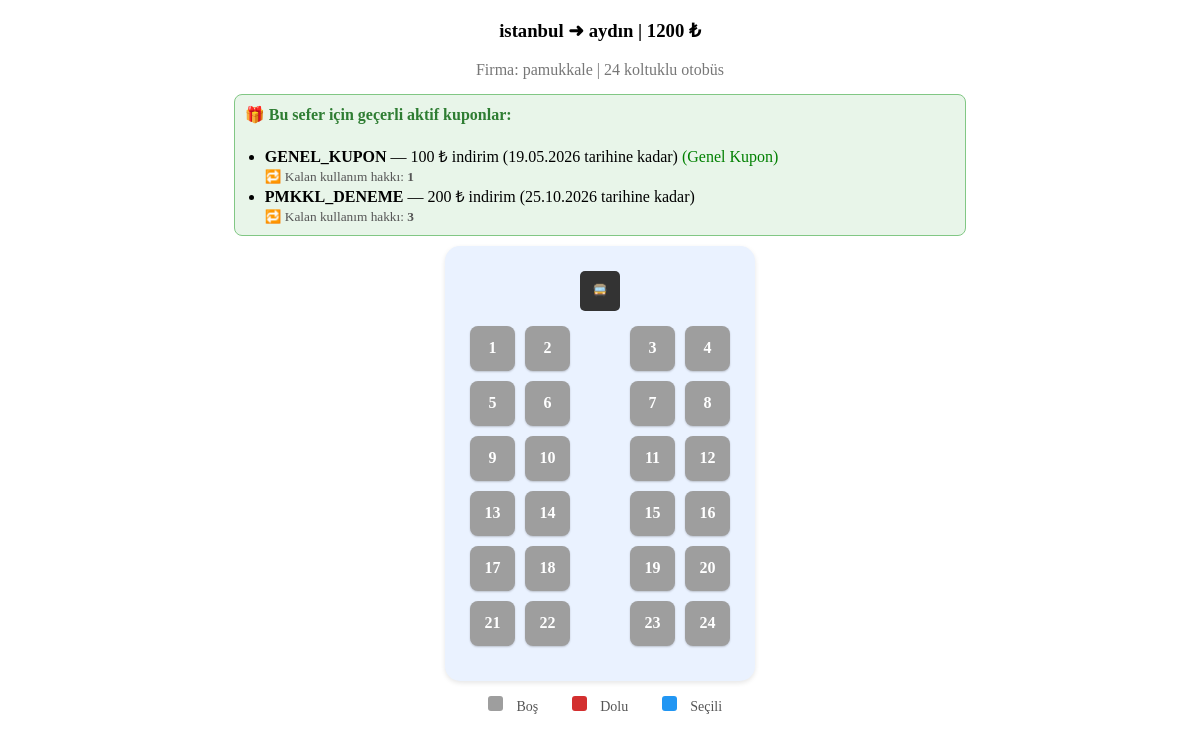
/purchase_partial.php?id=e034532639e7722f2a83bec5d8a98a2e, run on the app's committed database.
### tables this page shows
CREATE TABLE trips (
        id TEXT PRIMARY KEY,         -- UUID
        company_id TEXT NOT NULL,    -- FK
        destination_city TEXT NOT NULL,
        arrival_time TEXT NOT NULL,
        departure_time TEXT NOT NULL,
        departure_city TEXT NOT NULL,
        price INTEGER NOT NULL,
        capacity INTEGER NOT NULL,
        created_at TEXT DEFAULT CURRENT_TIMESTAMP,
        FOREIGN KEY (company_id) REFERENCES bus_companies(id) ON DELETE CASCADE
    );

CREATE TABLE bus_companies (
        id TEXT PRIMARY KEY,        -- UUID
        name TEXT NOT NULL UNIQUE,
        logo_path TEXT,
        created_at TEXT DEFAULT CURRENT_TIMESTAMP
    );

### purchase_partial.php (the view, shortened to what this page needs)
<?php
$db = new PDO('sqlite:' . __DIR__ . '/database/database.sqlite');
$db->setAttribute(PDO::ATTR_ERRMODE, PDO::ERRMODE_EXCEPTION);
$db->exec('PRAGMA foreign_keys = ON;');
function e($str): string {
    return htmlspecialchars((string)$str, ENT_QUOTES, 'UTF-8');
}
$tripId = $_GET['id'] ?? '';
$stmt = $db->prepare("
    SELECT t.*, c.name AS company_name
    FROM trips t
    JOIN bus_companies c ON c.id = t.company_id
    WHERE t.id = :id
    LIMIT 1
");
$stmt->execute([':id' => $tripId]);
$trip = $stmt->fetch(PDO::FETCH_ASSOC);
$stmt = $db->prepare("
    SELECT code, discount, usage_limit, expire_date, company_id
    FROM coupons
    WHERE (company_id = :cid OR company_id IS NULL)
      AND usage_limit > 0
      AND datetime(expire_date) > datetime('now')
    ORDER BY expire_date
");
$stmt->execute([':cid' => $trip['company_id']]);
$coupons = $stmt->fetchAll(PDO::FETCH_ASSOC);
?>
<div class="bus-wrapper">
    <h3><?= e($trip['departure_city']) ?> ➜ <?= e($trip['destination_city']) ?> | <?= (int)$trip['price'] ?> ₺</h3>
    <p class="bus-subtitle">Firma: <?= e($trip['company_name']) ?> | <?= (int)$trip['capacity'] ?> koltuklu otobüs</p>
    <?php if ($coupons): ?>
        <div class="coupon-box">
            <h4>🎁 Bu sefer için geçerli aktif kuponlar:</h4>
            <ul>
                <?php foreach ($coupons as $c): ?>
                    <li>
                        <strong><?= e($c['code']) ?></strong> —
                        <?= (float)$c['discount'] ?> ₺ indirim
                        (<?= e(date('d.m.Y', strtotime($c['expire_date']))) ?> tarihine kadar)
                        <?= $c['company_id'] === null ? "<span style='color:green;'>(Genel Kupon)</span>" : "" ?>
                        <br>
                        <small style="color:#555;">
                            🔁 Kalan kullanım hakkı: <strong><?= e((string)$c['usage_limit']) ?></strong>
                        </small>
                    </li>
                <?php endforeach; ?>
            </ul>
        </div>
    <?php endif; ?>
    <div class="bus-container" id="busContainer"></div>
    <div class="legend">
        <span><span class="available-box"></span> Boş</span>
        <span><span class="booked-box"></span> Dolu</span>
        <span><span class="selected-box"></span> Seçili</span>
    </div>
</div>

### purchase_partial.php (style rules this page uses)
.bus-wrapper { text-align:center; margin-top:20px; }
.bus-subtitle { color:#777; margin-bottom:15px; }
.coupon-box { background:#e8f5e9; border:1px solid #81c784; padding:10px; border-radius:8px; width:60%; margin:10px auto; text-align:left; }
.coupon-box h4 { margin-top:0; color:#2e7d32; }
.coupon-box ul { margin:0; padding-left:20px; }
.bus-container { display:flex; flex-direction:column; align-items:center; background:#eaf2ff; padding:25px; border-radius:15px; width:fit-content; margin:auto; box-shadow:0 2px 5px rgba(0,0,0,0.1); }
.legend { margin-top:15px; font-size:14px; color:#555; }
.legend span { margin:0 10px; display:inline-block; }
.legend .available-box { background:#9e9e9e; width:15px; height:15px; display:inline-block; border-radius:3px; }
.legend .booked-box { background:#d32f2f; width:15px; height:15px; display:inline-block; border-radius:3px; }
.legend .selected-box { background:#2196f3; width:15px; height:15px; display:inline-block; border-radius:3px; }

### data on the page
trips: departure_city "istanbul", destination_city "aydın", price "1200", company.name "pamukkale", capacity "24"

### other printed values
$c['code'] "GENEL_KUPON"
$c['discount'] "100"
date('d.m.Y', strtotime($c['expire_date'])) "19.05.2026"
$c['usage_limit'] "1"
$c['code'] "PMKKL_DENEME"
$c['discount'] "200"
date('d.m.Y', strtotime($c['expire_date'])) "25.10.2026"
$c['usage_limit'] "3"
